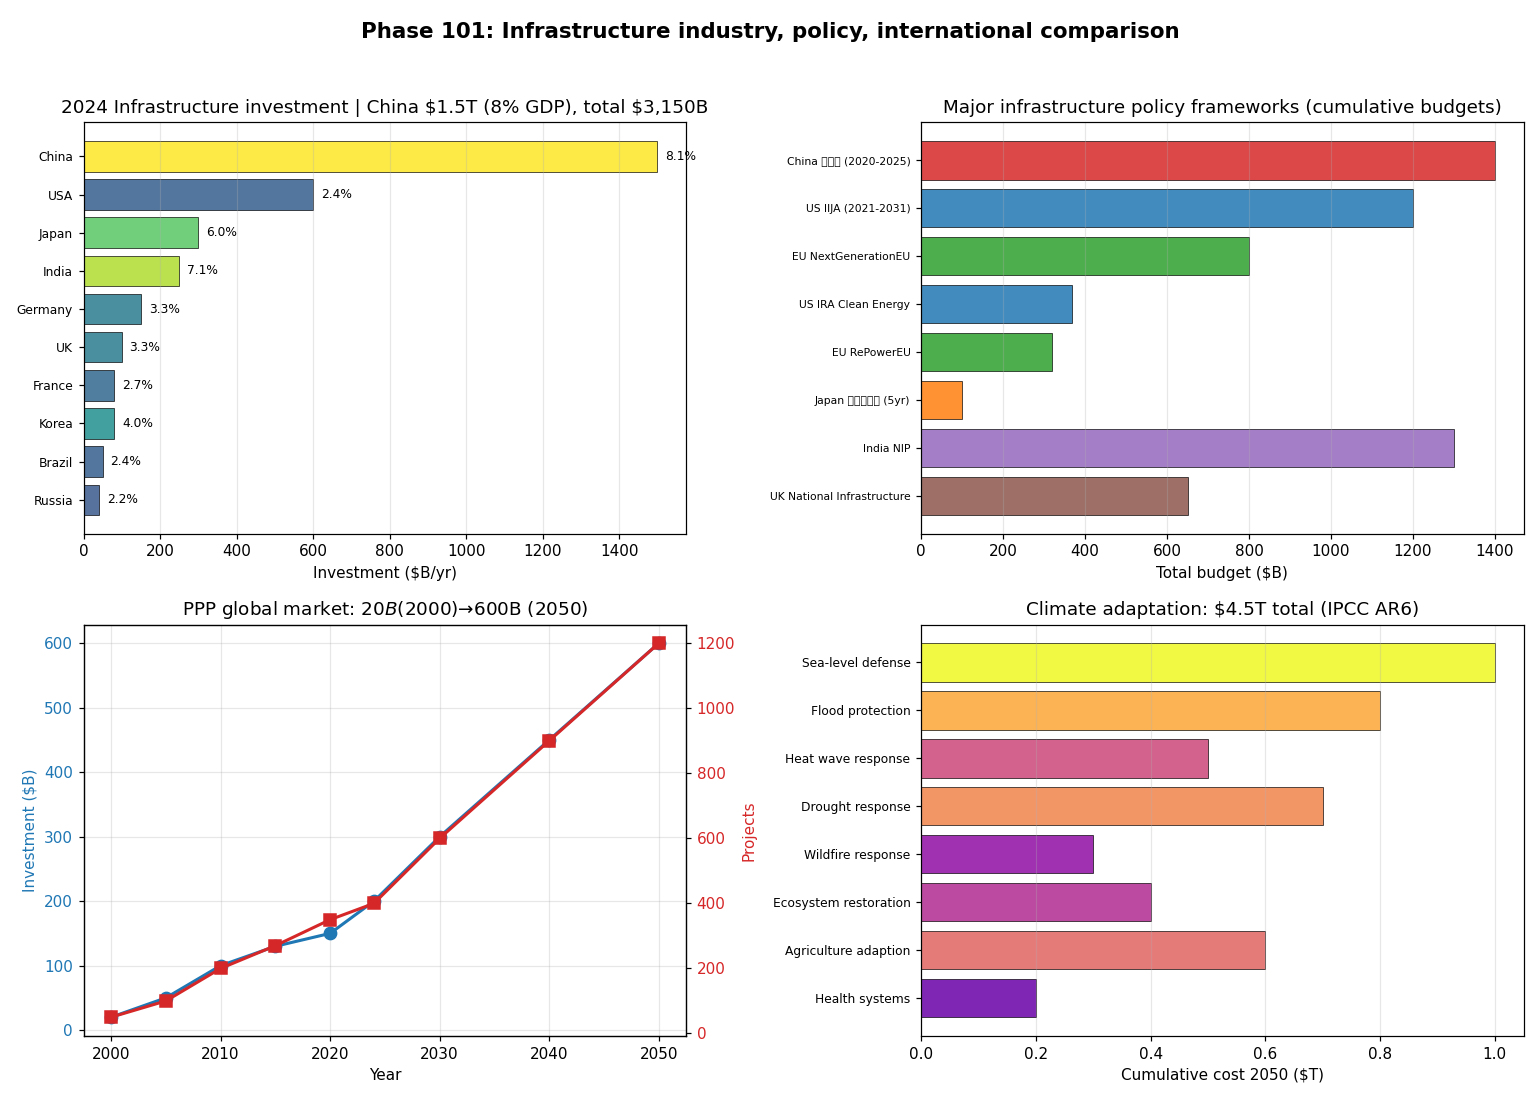

Source code (Python):
"""
Phase 101: Infrastructure industry, policy, international comparison
Tier 1 #15 — Phase 3/4

4 numerical experiments:
1. G7 + BRICS infrastructure investment 2024
2. Major policy frameworks (IIJA, IRA, NextGenEU, Xinjianjie)
3. PPP global market evolution
4. Climate adaptation costs by category (IPCC AR6)

Output: infrastructure_industry.png + infrastructure_industry_summary.json
"""

import json
import math
import numpy as np
import matplotlib.pyplot as plt


# ----------------------------------------------------------------------
# Test 1: International infrastructure investment
# ----------------------------------------------------------------------
def test1_intl_investment():
    countries = [
        {"name": "China",   "investment_B": 1500, "GDP_T": 18.5, "focus": "新基建 + 一帯一路"},
        {"name": "USA",     "investment_B": 600,  "GDP_T": 25.0, "focus": "IIJA + IRA"},
        {"name": "Japan",   "investment_B": 300,  "GDP_T": 5.0,  "focus": "国土強靭化"},
        {"name": "India",   "investment_B": 250,  "GDP_T": 3.5,  "focus": "NIP, smart cities"},
        {"name": "Germany", "investment_B": 150,  "GDP_T": 4.5,  "focus": "Energy transition"},
        {"name": "UK",      "investment_B": 100,  "GDP_T": 3.0,  "focus": "National Infrastructure"},
        {"name": "France",  "investment_B": 80,   "GDP_T": 3.0,  "focus": "Green transition"},
        {"name": "Korea",   "investment_B": 80,   "GDP_T": 2.0,  "focus": "Smart cities, KNet"},
        {"name": "Brazil",  "investment_B": 50,   "GDP_T": 2.1,  "focus": "PAC + 新北部廊"},
        {"name": "Russia",  "investment_B": 40,   "GDP_T": 1.8,  "focus": "Eastern corridor"},
    ]
    for c in countries:
        c["GDP_pct"] = c["investment_B"] / (c["GDP_T"] * 1000) * 100
    total = sum(c["investment_B"] for c in countries)
    return {"countries": countries, "total_B": total}


# ----------------------------------------------------------------------
# Test 2: Policy framework budgets
# ----------------------------------------------------------------------
def test2_policies():
    policies = [
        {"name": "China 新基建 (2020-2025)",     "country": "CN", "budget_B": 1400, "years": 5,  "category": "New infrastructure"},
        {"name": "US IIJA (2021-2031)",           "country": "USA","budget_B": 1200, "years": 10, "category": "Traditional infra"},
        {"name": "EU NextGenerationEU",           "country": "EU", "budget_B": 800,  "years": 5,  "category": "Recovery + green"},
        {"name": "US IRA Clean Energy",           "country": "USA","budget_B": 369,  "years": 10, "category": "Climate"},
        {"name": "EU RePowerEU",                  "country": "EU", "budget_B": 320,  "years": 4,  "category": "Energy independence"},
        {"name": "Japan 国土強靭化 (5yr)",          "country": "JP", "budget_B": 100,  "years": 5,  "category": "Disaster + aging"},
        {"name": "India NIP",                     "country": "IN", "budget_B": 1300, "years": 5,  "category": "All sectors"},
        {"name": "UK National Infrastructure",    "country": "UK", "budget_B": 650,  "years": 10, "category": "Comprehensive"},
    ]
    return {"policies": policies}


# ----------------------------------------------------------------------
# Test 3: PPP global market
# ----------------------------------------------------------------------
def test3_ppp():
    timeline = [
        {"year": 2000, "investment_B": 20,  "projects": 50},
        {"year": 2005, "investment_B": 50,  "projects": 100},
        {"year": 2010, "investment_B": 100, "projects": 200},
        {"year": 2015, "investment_B": 130, "projects": 270},
        {"year": 2020, "investment_B": 150, "projects": 350},
        {"year": 2024, "investment_B": 200, "projects": 400},
        {"year": 2030, "investment_B": 300, "projects": 600},
        {"year": 2040, "investment_B": 450, "projects": 900},
        {"year": 2050, "investment_B": 600, "projects": 1200},
    ]
    return {"timeline": timeline}


# ----------------------------------------------------------------------
# Test 4: Climate adaptation costs (IPCC AR6)
# ----------------------------------------------------------------------
def test4_climate_adaptation():
    categories = [
        {"name": "Sea-level defense",    "cost_T": 1.0,  "examples": "Venice MOSE, Delta Works"},
        {"name": "Flood protection",     "cost_T": 0.8,  "examples": "River works, retention basins"},
        {"name": "Heat wave response",   "cost_T": 0.5,  "examples": "Urban cooling, greenery"},
        {"name": "Drought response",     "cost_T": 0.7,  "examples": "Desalination, conservation"},
        {"name": "Wildfire response",    "cost_T": 0.3,  "examples": "Firebreaks, suppression"},
        {"name": "Ecosystem restoration","cost_T": 0.4,  "examples": "Wetlands, reefs"},
        {"name": "Agriculture adaption", "cost_T": 0.6,  "examples": "Heat-tolerant crops, irrigation"},
        {"name": "Health systems",       "cost_T": 0.2,  "examples": "Heat response, vector control"},
    ]
    total_T = sum(c["cost_T"] for c in categories)
    # Major city projects
    cities = [
        {"city": "Singapore",     "project": "Coastal defense + Coastal Park", "B": 100, "year": 2100},
        {"city": "Tokyo",         "project": "Super levee + underground basin", "B": 30,  "year": 2030},
        {"city": "New York",      "project": "The Big U",                      "B": 20,  "year": 2050},
        {"city": "Netherlands",   "project": "Delta Works expansion",          "B": 15,  "year": 2050},
        {"city": "Venice",        "project": "MOSE",                           "B": 7,   "year": 2024},
        {"city": "Jakarta",       "project": "Nusantara new capital",          "B": 40,  "year": 2045},
    ]
    return {
        "categories": categories,
        "total_T": total_T,
        "cities": cities,
    }


# ----------------------------------------------------------------------
# Figure
# ----------------------------------------------------------------------
def make_figure(t1, t2, t3, t4, path):
    fig, axes = plt.subplots(2, 2, figsize=(14, 10))

    # Panel 1: International investment
    ax = axes[0, 0]
    countries = t1["countries"]
    names = [c["name"] for c in countries]
    inv = [c["investment_B"] for c in countries]
    gdp_pct = [c["GDP_pct"] for c in countries]
    y_pos = np.arange(len(countries))
    cmap = plt.cm.viridis(np.array(gdp_pct) / max(gdp_pct))
    ax.barh(y_pos, inv, color=cmap, alpha=0.85, edgecolor="black", linewidth=0.5)
    for i, c in enumerate(countries):
        ax.text(c["investment_B"] + 20, i, f"{c['GDP_pct']:.1f}%", va="center", fontsize=8)
    ax.set_yticks(y_pos)
    ax.set_yticklabels(names, fontsize=8)
    ax.invert_yaxis()
    ax.set_xlabel("Investment ($B/yr)")
    ax.set_title(f"2024 Infrastructure investment | China \\$1.5T (8% GDP), total \\${t1['total_B']:,}B")
    ax.grid(alpha=0.3, axis="x")

    # Panel 2: Policy frameworks
    ax = axes[0, 1]
    policies = t2["policies"]
    names = [p["name"][:30] for p in policies]
    budgets = [p["budget_B"] for p in policies]
    country_color = {"USA": "#1f77b4", "CN": "#d62728", "EU": "#2ca02c",
                     "JP": "#ff7f0e", "IN": "#9467bd", "UK": "#8c564b"}
    colors = [country_color.get(p["country"], "gray") for p in policies]
    y_pos = np.arange(len(policies))
    ax.barh(y_pos, budgets, color=colors, alpha=0.85, edgecolor="black", linewidth=0.5)
    ax.set_yticks(y_pos)
    ax.set_yticklabels(names, fontsize=7)
    ax.invert_yaxis()
    ax.set_xlabel("Total budget ($B)")
    ax.set_title("Major infrastructure policy frameworks (cumulative budgets)")
    ax.grid(alpha=0.3, axis="x")

    # Panel 3: PPP evolution
    ax = axes[1, 0]
    timeline = t3["timeline"]
    years = [t["year"] for t in timeline]
    inv_B = [t["investment_B"] for t in timeline]
    proj = [t["projects"] for t in timeline]
    ax.plot(years, inv_B, "o-", color="#1f77b4", lw=2, markersize=8, label="Investment ($B)")
    ax.set_xlabel("Year")
    ax.set_ylabel("Investment ($B)", color="#1f77b4")
    ax.tick_params(axis="y", labelcolor="#1f77b4")
    ax2 = ax.twinx()
    ax2.plot(years, proj, "s-", color="#d62728", lw=2, markersize=8, label="Projects")
    ax2.set_ylabel("Projects", color="#d62728")
    ax2.tick_params(axis="y", labelcolor="#d62728")
    ax.set_title("PPP global market: $20B (2000) → $600B (2050)")
    ax.grid(alpha=0.3)

    # Panel 4: Climate adaptation costs
    ax = axes[1, 1]
    cats = t4["categories"]
    names = [c["name"] for c in cats]
    costs = [c["cost_T"] for c in cats]
    y_pos = np.arange(len(cats))
    cmap = plt.cm.plasma(np.array(costs) / max(costs))
    ax.barh(y_pos, costs, color=cmap, alpha=0.85, edgecolor="black", linewidth=0.5)
    ax.set_yticks(y_pos)
    ax.set_yticklabels(names, fontsize=8)
    ax.invert_yaxis()
    ax.set_xlabel("Cumulative cost 2050 ($T)")
    ax.set_title(f"Climate adaptation: ${t4['total_T']:.1f}T total (IPCC AR6)")
    ax.grid(alpha=0.3, axis="x")

    plt.suptitle("Phase 101: Infrastructure industry, policy, international comparison",
                 fontsize=14, fontweight="bold")
    plt.tight_layout(rect=[0, 0, 1, 0.96])
    plt.savefig(path, dpi=110)
    plt.close()


# ----------------------------------------------------------------------
# Main
# ----------------------------------------------------------------------
if __name__ == "__main__":
    print("=" * 70)
    print("Phase 101: Infrastructure industry, policy, international comparison")
    print("=" * 70)

    print("\n[Test 1] International infrastructure investment")
    t1 = test1_intl_investment()
    for c in t1["countries"]:
        print(f"  {c['name']:10s}  ${c['investment_B']:5d}B  ({c['GDP_pct']:.1f}% GDP)  -  {c['focus']}")
    print(f"  TOTAL: ${t1['total_B']:,}B")

    print("\n[Test 2] Major policy frameworks")
    t2 = test2_policies()
    for p in t2["policies"]:
        print(f"  {p['name']:35s}  [{p['country']:3s}]  ${p['budget_B']:5d}B  ({p['years']}yr)  -  {p['category']}")

    print("\n[Test 3] PPP global market")
    t3 = test3_ppp()
    for t in t3["timeline"]:
        print(f"  {t['year']}: ${t['investment_B']:4d}B  {t['projects']:5d} projects")

    print("\n[Test 4] Climate adaptation (IPCC AR6)")
    t4 = test4_climate_adaptation()
    for c in t4["categories"]:
        print(f"  {c['name']:30s}  ${c['cost_T']:.1f}T  -  {c['examples']}")
    print(f"  TOTAL: ${t4['total_T']:.1f}T")
    print(f"\n  Major city projects:")
    for city in t4["cities"]:
        print(f"  {city['city']:15s}  {city['project']:38s}  ${city['B']:4d}B  ({city['year']})")

    out = {
        "phase": 101,
        "title": "Infrastructure industry, policy, international comparison",
        "test1_intl_investment": t1,
        "test2_policies": t2,
        "test3_ppp": t3,
        "test4_climate_adaptation": t4,
    }
    with open("infrastructure_industry_summary.json", "w", encoding="utf-8") as f:
        json.dump(out, f, indent=2, ensure_ascii=False)
    print("\n  ✓ JSON saved: infrastructure_industry_summary.json")

    make_figure(t1, t2, t3, t4, "infrastructure_industry.png")
    print("  ✓ Figure saved: infrastructure_industry.png")

    print("\n" + "=" * 70)
    print("Phase 101 complete: China $1.5T/yr leads, PPP $600B by 2050, climate adapt $4.5T")
    print("=" * 70)
